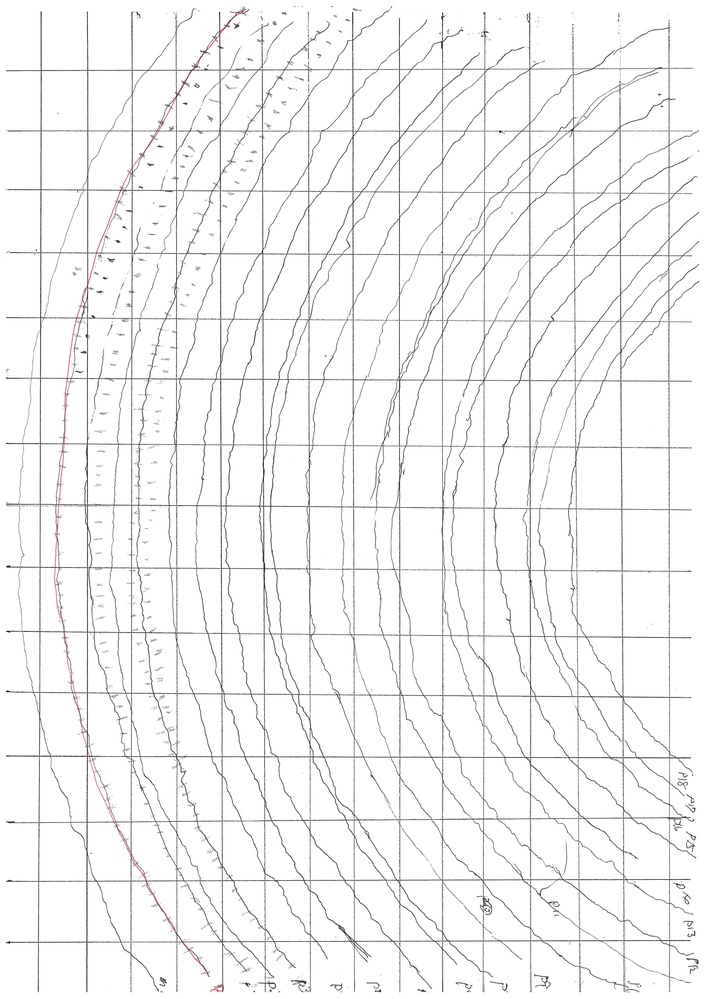
#> input picture assets/arm_tracker/arm_tracking_raw.jpg, 706 x 999 px, shrunk from 2482 x 3510 before the run
$ python line_detection.py
#> lines starting #> are read from the running program, lines starting #| are printed output that depends on the picture; after the words box and inside, x2 and y2 are one past the last pixel; in counts of white or black regions, pixels touching at a corner belong together
import cv2 as cv
import numpy as np


def main():
    img = cv.imread("arm_tracker/arm_tracking_raw.jpg", 0)
#> img: shape (999, 706); min 1, max 255, mean 244.4
    img_inv = cv.bitwise_not(img)
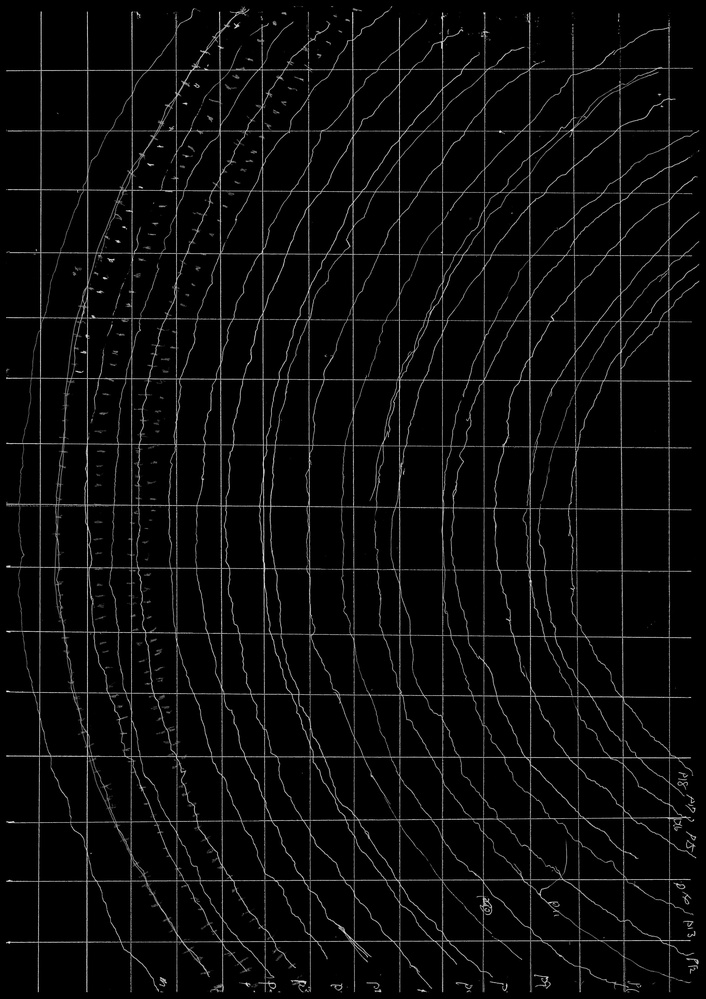
#> img_inv: shape (999, 706); min 0, max 254, mean 10.6
    #lines = cv.HoughLinesP(img_inv, rho=1, theta=np.pi/360, threshold=80, minLineLength=300, maxLineGap=5) # OK
    lines = cv.HoughLinesP(img_inv, rho=1, theta=np.pi/360, threshold=80, minLineLength=200, maxLineGap=5) # OOOKKKK
#> lines = 146 rows, first 6: [353, 993, 353, 6], [399, 998, 399, 3], [484, 955, 484, 10], [483, 996, 483, 61], [668, 998, 668, 8], [309, 995, 309, 8]
    #lines = cv.HoughLinesP(img_inv, rho=1, theta=np.pi/360, threshold=80, minLineLength=150, maxLineGap=5) # ???
    #lines = cv.HoughLinesP(img_inv, rho=1, theta=np.pi/360, threshold=80, minLineLength=100, maxLineGap=5) # NG
    for line in lines:
        x1, y1, x2, y2 = line[0]
        # 線を消す(白で線を引く)
        no_lines_img = cv.line(img, (x1,y1), (x2,y2), (255,255,255), 3)
        cv.imwrite("arm_tracker/arm_tracking.jpg", no_lines_img)
#> this loop made 146 passes
#> (x1, y1, x2, y2) on passes 1 to 12: (353, 993, 353, 6), (399, 998, 399, 3), (484, 955, 484, 10), (483, 996, 483, 61), (668, 998, 668, 8), (309, 995, 309, 8), (87, 997, 87, 9), (669, 995, 669, 10), (529, 997, 529, 8), (131, 998, 131, 9), (176, 998, 176, 8), (572, 147, 580, 995)
#> pass 2, in main, `no_lines_img = cv.line(img, (x1,y1), (x2,y2), (255,255,255), 3)`:
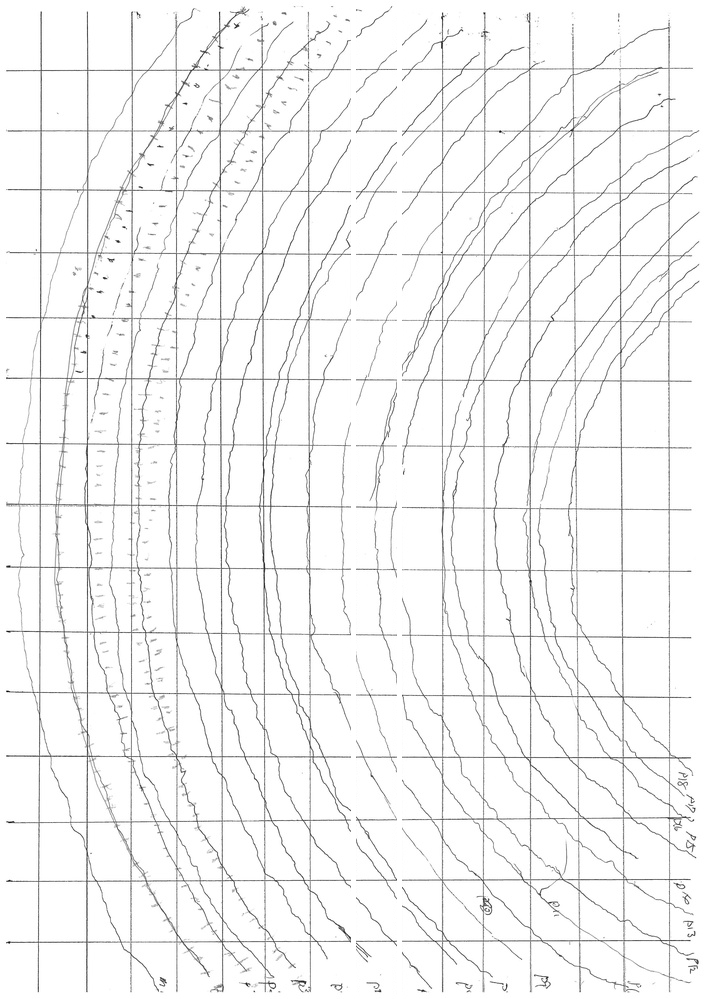
#> no_lines_img: shape (999, 706); min 1, max 255, mean 245
#> pass 3, in main, `no_lines_img = cv.line(img, (x1,y1), (x2,y2), (255,255,255), 3)`:
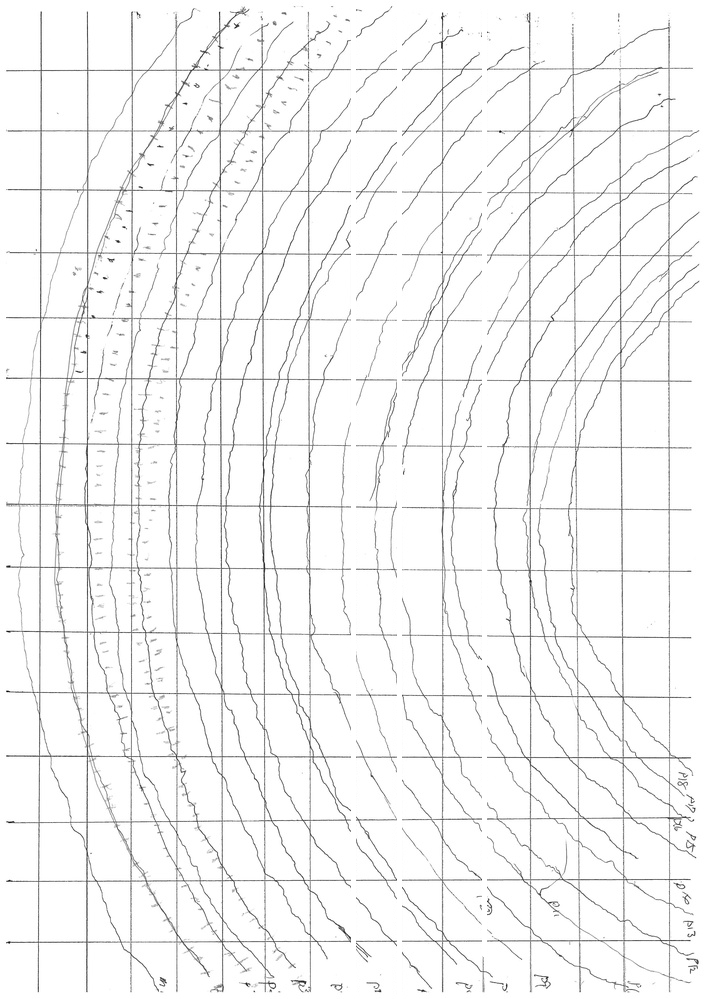
#> no_lines_img: shape (999, 706); 0.51% of pixels changed, all inside (x1, y1, x2, y2) = (482, 9, 487, 957)
#> after the loop:
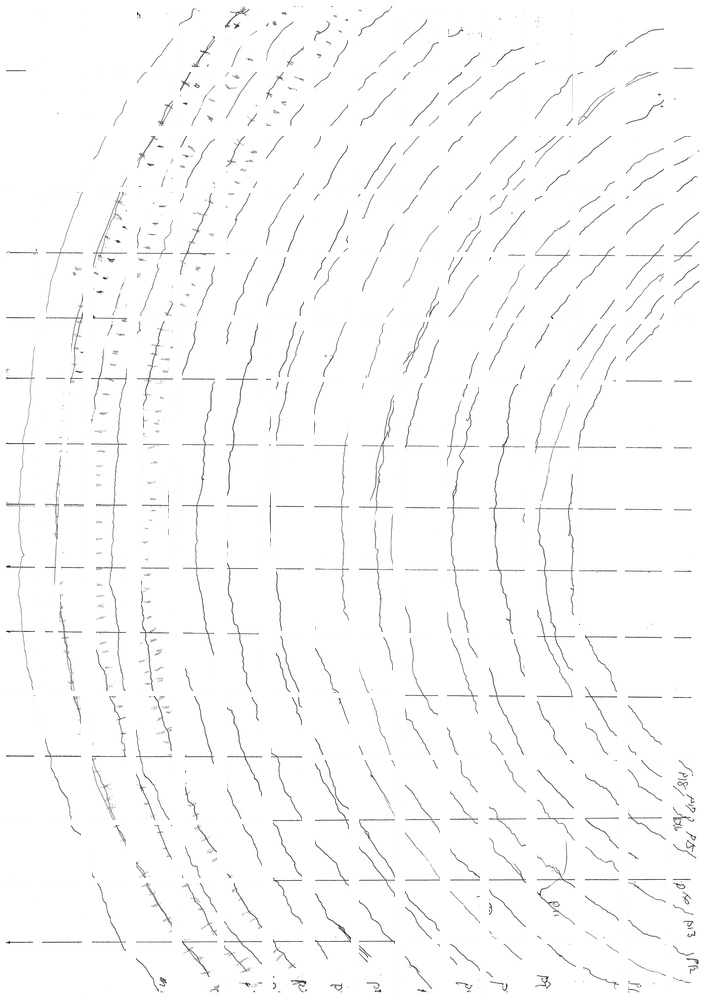
#> img: shape (999, 706); min 13, max 255, mean 250.4
        #cv.imshow("traking", no_lines_img)


if __name__ == "__main__":
    main()

$ run again, with assets/arm_tracker/arm_tracking.OLD.jpg copied over assets/arm_tracker/arm_tracking_raw.jpg
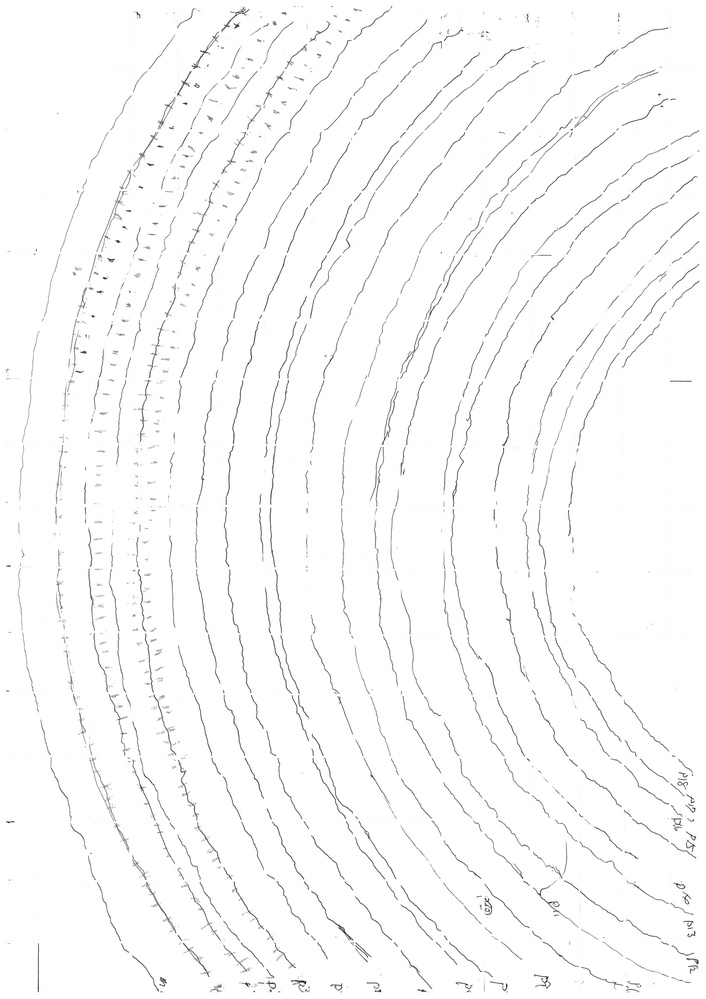
#> input picture assets/arm_tracker/arm_tracking.OLD.jpg, 706 x 999 px, shrunk from 2482 x 3510 before the run
#> in main, img is the input picture: shape (999, 706); min 23, max 255, mean 250.2
#> in main, `img_inv = cv.bitwise_not(img)`:
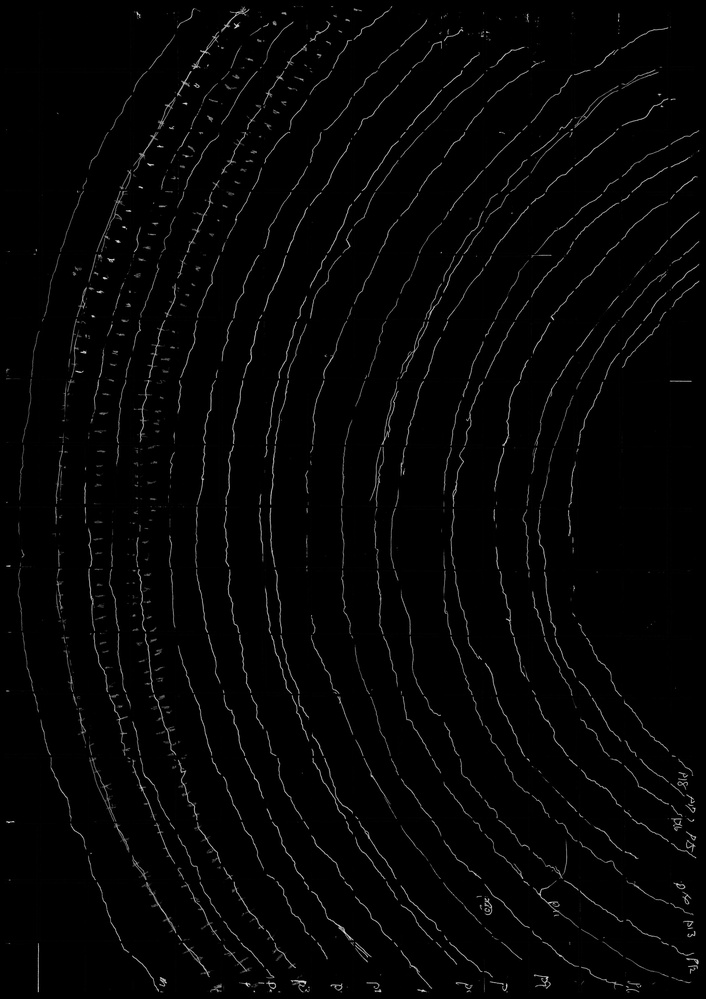
#> img_inv: shape (999, 706); min 0, max 232, mean 4.8
#> lines = 21 rows, first 6: [130, 527, 130, 12], [528, 694, 528, 147], [483, 389, 483, 8], [667, 318, 667, 10], [222, 565, 222, 157], [39, 453, 39, 8]
#> the loop in main, `for line in lines:` made 21 passes
#> after the loop in main, `for line in lines:`:
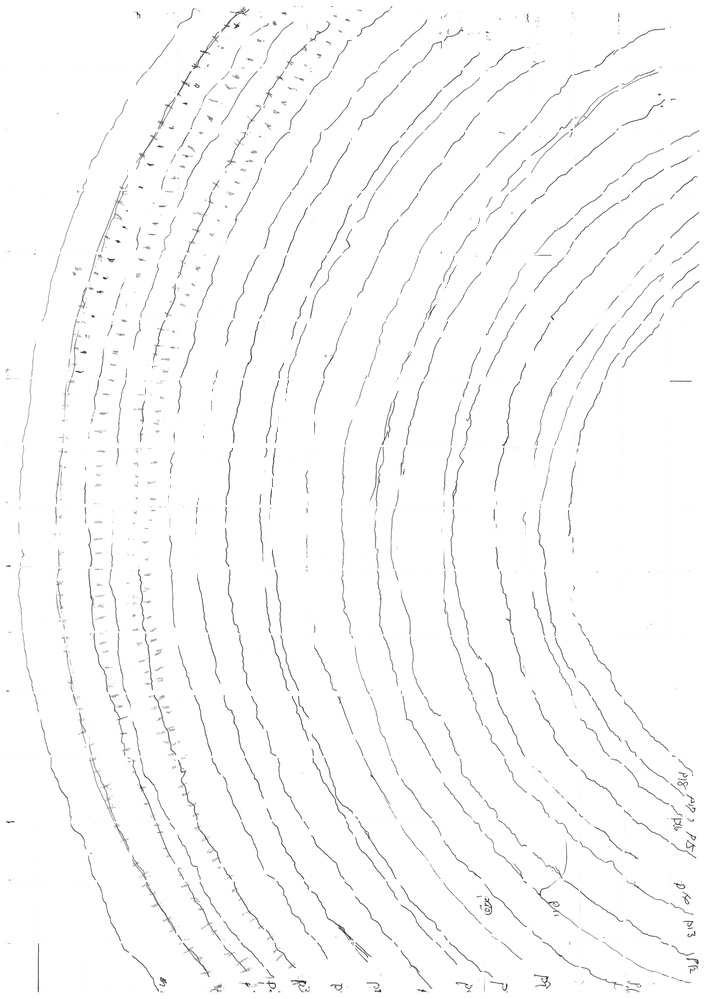
#> img: shape (999, 706); 1.9% of pixels changed, all inside (x1, y1, x2, y2) = (31, 8, 670, 994)
